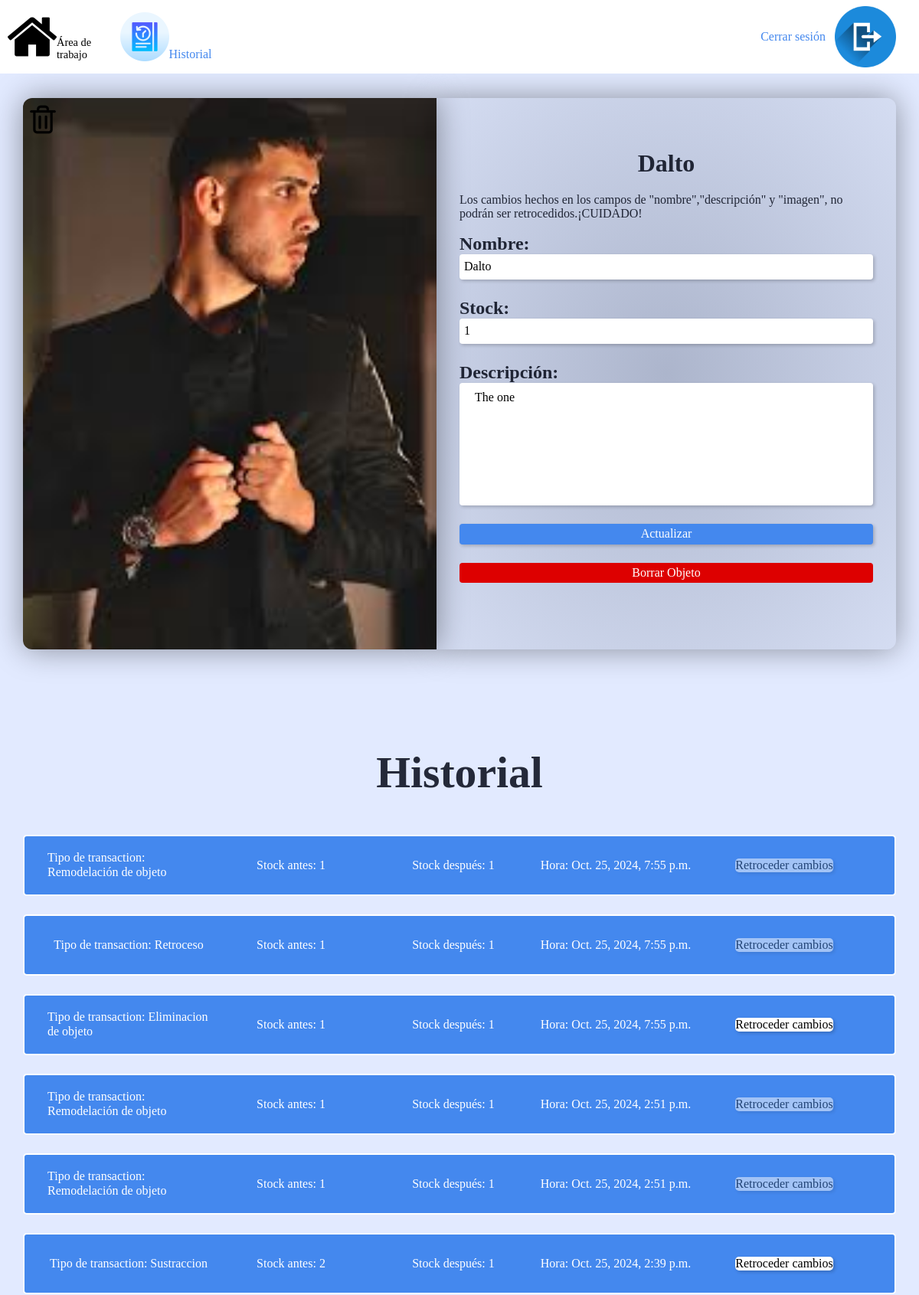
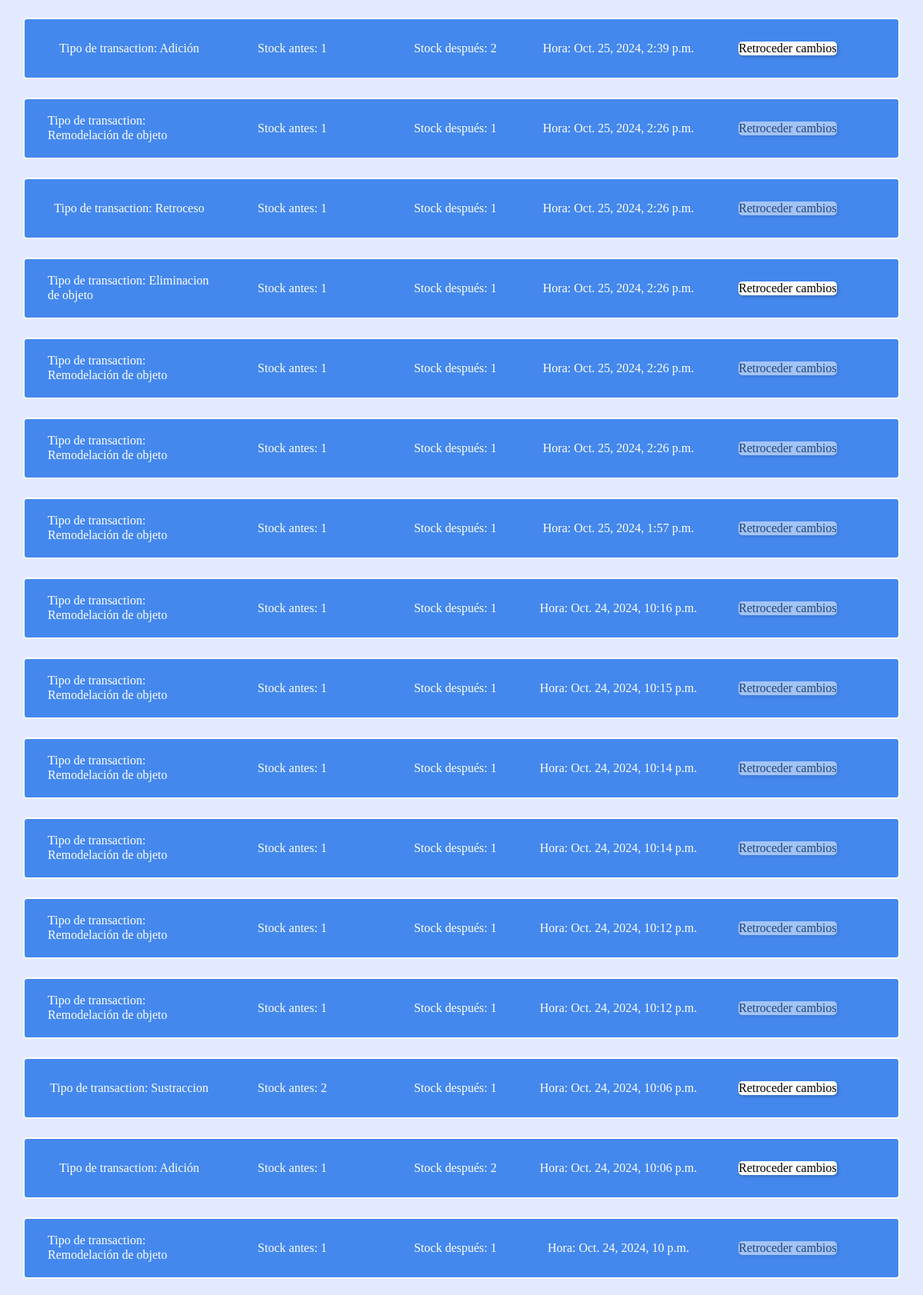
Page /main/40 (signed in, upper part) on the committed database (2 pictures, top to bottom).
### Objects/models.py (models this page shows, shortened)
class Objects(models.Model):
    object_id = models.IntegerField(primary_key=True,editable=False,unique=True)
    user_id = models.ForeignKey(User, on_delete=models.CASCADE)
    name = models.CharField(max_length=50)
    show_object = models.BooleanField(default=True)
    stock = models.IntegerField(null=False,blank=False)
    last_change = models.DateTimeField(max_length=50,auto_now_add=True)
    description = models.TextField(max_length=500)
    image = models.ImageField(blank=True,upload_to='object_images/',default='object_images/image.png')

class Transactions(models.Model):
    transaction_id = models.IntegerField(primary_key=True,editable=False,unique=True)
    object_id = models.ForeignKey(Objects,on_delete=models.PROTECT,editable=False)
    user_id = models.ForeignKey(User, on_delete=models.CASCADE)
    type_transaction = models.ForeignKey(Type_Transaction,on_delete=models.CASCADE)
    date = models.DateTimeField(default=datetime.today())
    stock_before = models.IntegerField(null=False,blank=False)
    stock_after = models.IntegerField(null=False,blank=False)

### Objects/views.py (the view, shortened to what this page needs)
# urls.py: path('<int:id>',views.object_instance,name='object'),
def object_instance(request,id):
    try:
        object_instance = Objects.objects.get(object_id = id)
    except:
        return render(request,'error_404.html')
    record_object = Transactions.objects.filter(object_id = id)
    if request.method == 'GET':
        if str(request.user) != 'AnonymousUser':
            return render(request,'objects.html',{
                'object' : object_instance,
                'message' : 'Los cambios hechos en los campos de "nombre","descripción" y "imagen", no podrán ser retrocedidos.¡CUIDADO!',
                'record_object' : record_object[::-1]
            })
        else:
            return render(request,'error_403.html')

### Users/templates/objects.html (shortened to what this page needs)
{%load static%}
<!DOCTYPE html>
<html lang="es">
<head>
    <link rel="stylesheet" href="{%static '/styles/normalize.css'%}">
    <link rel="stylesheet" href="{%static '/styles/objectStyles.css'%}">
</head>
<body>
    <header class="header">
        <ul class="header__tools">
            <li class="work-space">
                <a href="{% url 'main' %}" class="work-space__link" id="link">
                    <img src="{%static '/images/casa.webp'%}" alt="work-space" class="work-space-img">
                    <div>Área de trabajo</div>
                </a>
            </li>
            <li class="header__tools-record">
                <a href="{% url 'record' %}" class="header__tools-record_link">
                    <img src="{%static '/images/transaction-history_9710379.webp'%}" alt="Record image">
                    <p>Historial</p>
                </a>
            </li>
            <li class="log_out">
                <a href="{%url 'log_out'%}" class="log_out-link">
                    <div>Cerrar sesión</div>
                    <img class="log_out__image" src="../static/images/log_out.webp" alt="Cerrar sesión">
                </a>
            </li>
        </ul>
    </header>
    <main>
        <label class="image__change-button" for="id_image">
            <div class="object__img-container">
                <img src="media/{{object.image}}" alt="object-image" class="object__img">
            </div>
        </label>
        <label class="image__delete-button" for="image-clear_id" >
            <img src="../static/images/basura.webp" alt="delete-image" >
        </label>
        <div class="object__description">
            <h1>{{object.name}}</h1>
            <form method="POST" id="object-form" enctype="multipart/form-data">
                {{message}}
                <div>
                    <label class="name__label" for="id_name">Nombre:</label>
                    <input class="name" type="text" name="name" value="{{object.name}}" maxlength="50" required="" id="id_name">
                </div>
                <div>
                    <label for="id_stock">Stock:</label>
                    <input type="number" name="stock" value="{{object.stock}}" required="" id="id_stock">
                </div>
                <div>
                    <label for="id_description">Descripción:</label>
                    <textarea class="description" name="description" cols="40" rows="10" maxlength="500" required="" id="id_description">{{object.description}}</textarea>
                </div>
                <input class="update" id="update" type="submit" value="Actualizar">
                <label class="object__delete-button" for="id_show_object">Borrar Objeto</label>
            </form>
        </div>
        <div class="object__record">
            <h2>Historial</h2>
            {% for instance in record_object %}
            <div class="transaction">
                {% if instance.type_transaction_id == 6 %}
                <p class="transaction-type">Tipo de transaction: Eliminacion de objeto</p>
                {% elif instance.type_transaction_id == 1 %}
                <p class="transaction-type">Tipo de transaction: Adición</p>
                {% elif instance.type_transaction_id == 2 %}
                <p class="transaction-type">Tipo de transaction: Sustraccion</p>
                {% elif instance.type_transaction_id == 3 %}
                <p class="transaction-type">Tipo de transaction: Creación</p>
                {% elif instance.type_transaction_id == 4 %}
                <p class="transaction-type">Tipo de transaction: Remodelación de objeto</p>
                {% elif instance.type_transaction_id == 5 %}
                <p class="transaction-type">Tipo de transaction: Retroceso</p>
                {% endif %}
                <p>Stock antes: {{instance.stock_before}}</p>
                <p>Stock después: {{instance.stock_after}}</p>
                <p>Hora: {{instance.date}}</p>
                <form class="go-back" method="POST">
                    {% if instance.type_transaction_id == 4 and instance.stock_before == instance.stock_after %}
                    <input class="go-back__button" type="submit" value="Retroceder cambios" disabled>
                    {% elif instance.type_transaction_id == 5 or instance.type_transaction_id == 3%}
                    <input class="go-back__button" type="submit" value="Retroceder cambios" disabled>
                    {% else %}
                    <input class="go-back__button" type="submit" value="Retroceder cambios">
                    {% endif %}
                </form>
            </div>
            {% endfor %}
            </div>
    </main>
</body>
</html>

### rows in the picture
Objects: image (picture), name "Dalto", stock "1", description "The one"
Transactions: shows "Tipo de transaction: Remodelación de objeto", stock_before "1", stock_after "1", date "Oct. 25, 2024, 7:55 p.m."
Transactions: shows "Tipo de transaction: Retroceso", stock_before "1", stock_after "1", date "Oct. 25, 2024, 7:55 p.m."
Transactions: shows "Tipo de transaction: Eliminacion de objeto", stock_before "1", stock_after "1", date "Oct. 25, 2024, 7:55 p.m."
Transactions: shows "Tipo de transaction: Remodelación de objeto", stock_before "1", stock_after "1", date "Oct. 25, 2024, 2:51 p.m."
Transactions: shows "Tipo de transaction: Remodelación de objeto", stock_before "1", stock_after "1", date "Oct. 25, 2024, 2:51 p.m."
Transactions: shows "Tipo de transaction: Sustraccion", stock_before "2", stock_after "1", date "Oct. 25, 2024, 2:39 p.m."
Transactions: shows "Tipo de transaction: Adición", stock_before "1", stock_after "2", date "Oct. 25, 2024, 2:39 p.m."
Transactions: shows "Tipo de transaction: Remodelación de objeto", stock_before "1", stock_after "1", date "Oct. 25, 2024, 2:26 p.m."
Transactions: shows "Tipo de transaction: Retroceso", stock_before "1", stock_after "1", date "Oct. 25, 2024, 2:26 p.m."
Transactions: shows "Tipo de transaction: Eliminacion de objeto", stock_before "1", stock_after "1", date "Oct. 25, 2024, 2:26 p.m."
Transactions: shows "Tipo de transaction: Remodelación de objeto", stock_before "1", stock_after "1", date "Oct. 25, 2024, 2:26 p.m."
Transactions: shows "Tipo de transaction: Remodelación de objeto", stock_before "1", stock_after "1", date "Oct. 25, 2024, 2:26 p.m."
Transactions: shows "Tipo de transaction: Remodelación de objeto", stock_before "1", stock_after "1", date "Oct. 25, 2024, 1:57 p.m."
Transactions: shows "Tipo de transaction: Remodelación de objeto", stock_before "1", stock_after "1", date "Oct. 24, 2024, 10:16 p.m."
Transactions: shows "Tipo de transaction: Remodelación de objeto", stock_before "1", stock_after "1", date "Oct. 24, 2024, 10:15 p.m."
Transactions: shows "Tipo de transaction: Remodelación de objeto", stock_before "1", stock_after "1", date "Oct. 24, 2024, 10:14 p.m."
Transactions: shows "Tipo de transaction: Remodelación de objeto", stock_before "1", stock_after "1", date "Oct. 24, 2024, 10:14 p.m."
Transactions: shows "Tipo de transaction: Remodelación de objeto", stock_before "1", stock_after "1", date "Oct. 24, 2024, 10:12 p.m."
Transactions: shows "Tipo de transaction: Remodelación de objeto", stock_before "1", stock_after "1", date "Oct. 24, 2024, 10:12 p.m."
Transactions: shows "Tipo de transaction: Sustraccion", stock_before "2", stock_after "1", date "Oct. 24, 2024, 10:06 p.m."
Transactions: shows "Tipo de transaction: Adición", stock_before "1", stock_after "2", date "Oct. 24, 2024, 10:06 p.m."
Transactions: shows "Tipo de transaction: Remodelación de objeto", stock_before "1", stock_after "1", date "Oct. 24, 2024, 10 p.m."

### other values in the picture
{{ message }} "Los cambios hechos en los campos de \"nombre\",\"descripción\" y \"imagen\", no podrán ser retrocedidos.¡CUIDADO!"
